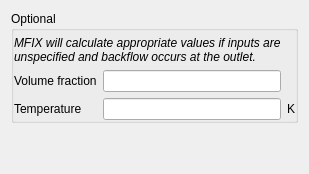
              <widget class="QWidget" name="page_solids_po">
               <layout class="QVBoxLayout" name="verticalLayout_8">
                <item>
                 <widget class="QGroupBox" name="groupbox_solids_po_optional">
                  <property name="title">
                   <string>Optional</string>
                  </property>
                  <property name="flat">
                   <bool>true</bool>
                  </property>
                  <layout class="QGridLayout" name="gridLayout_25">
                   <property name="leftMargin">
                    <number>0</number>
                   </property>
                   <property name="topMargin">
                    <number>5</number>
                   </property>
                   <property name="rightMargin">
                    <number>0</number>
                   </property>
                   <property name="bottomMargin">
                    <number>0</number>
                   </property>
                   <item row="1" column="1">
                    <widget class="LineEdit" name="lineedit_bc_ep_s_2_args_BC_P"/>
                   </item>
                   <item row="1" column="0">
                    <widget class="QLabel" name="label_bc_ep_s_2">
                     <property name="text">
                      <string>Volume fraction</string>
                     </property>
                    </widget>
                   </item>
                   <item row="0" column="0" colspan="2">
                    <widget class="QLabel" name="label_solids_po_optional">
                     <property name="font">
                      <font>
                       <italic>true</italic>
                      </font>
                     </property>
                     <property name="text">
                      <string>MFIX will calculate appropriate values if inputs are unspecified and backflow occurs at the outlet.</string>
                     </property>
                     <property name="wordWrap">
                      <bool>true</bool>
                     </property>
                    </widget>
                   </item>
                   <item row="2" column="1">
                    <widget class="LineEdit" name="lineedit_keyword_bc_t_s_2_args_BC_P"/>
                   </item>
                   <item row="2" column="0">
                    <widget class="QLabel" name="label_bc_t_s_2">
                     <property name="text">
                      <string>Temperature</string>
                     </property>
                    </widget>
                   </item>
                   <item row="2" column="2">
                    <widget class="QLabel" name="label_bc_t_s_2_units">
                     <property name="text">
                      <string>K</string>
                     </property>
                    </widget>
                   </item>
                  </layout>
                 </widget>
                </item>
                <item>
                 <spacer name="verticalSpacer_7">
                  <property name="orientation">
                   <enum>Qt::Vertical</enum>
                  </property>
                  <property name="sizeHint" stdset="0">
                   <size>
                    <width>20</width>
                    <height>40</height>
                   </size>
                  </property>
                 </spacer>
                </item>
               </layout>
              </widget>
